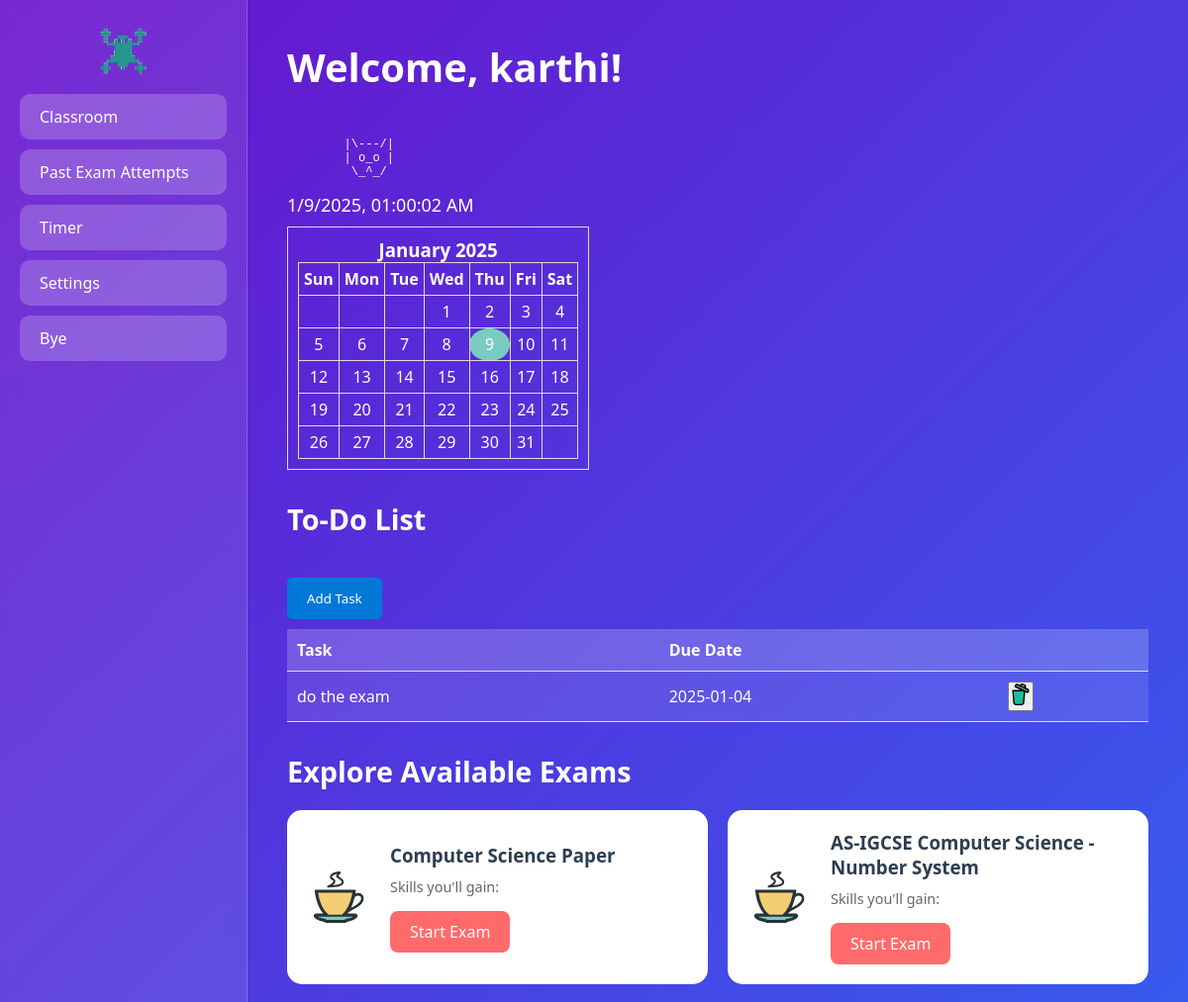
Before: /user_home (signed in, upper part) with the older database file.
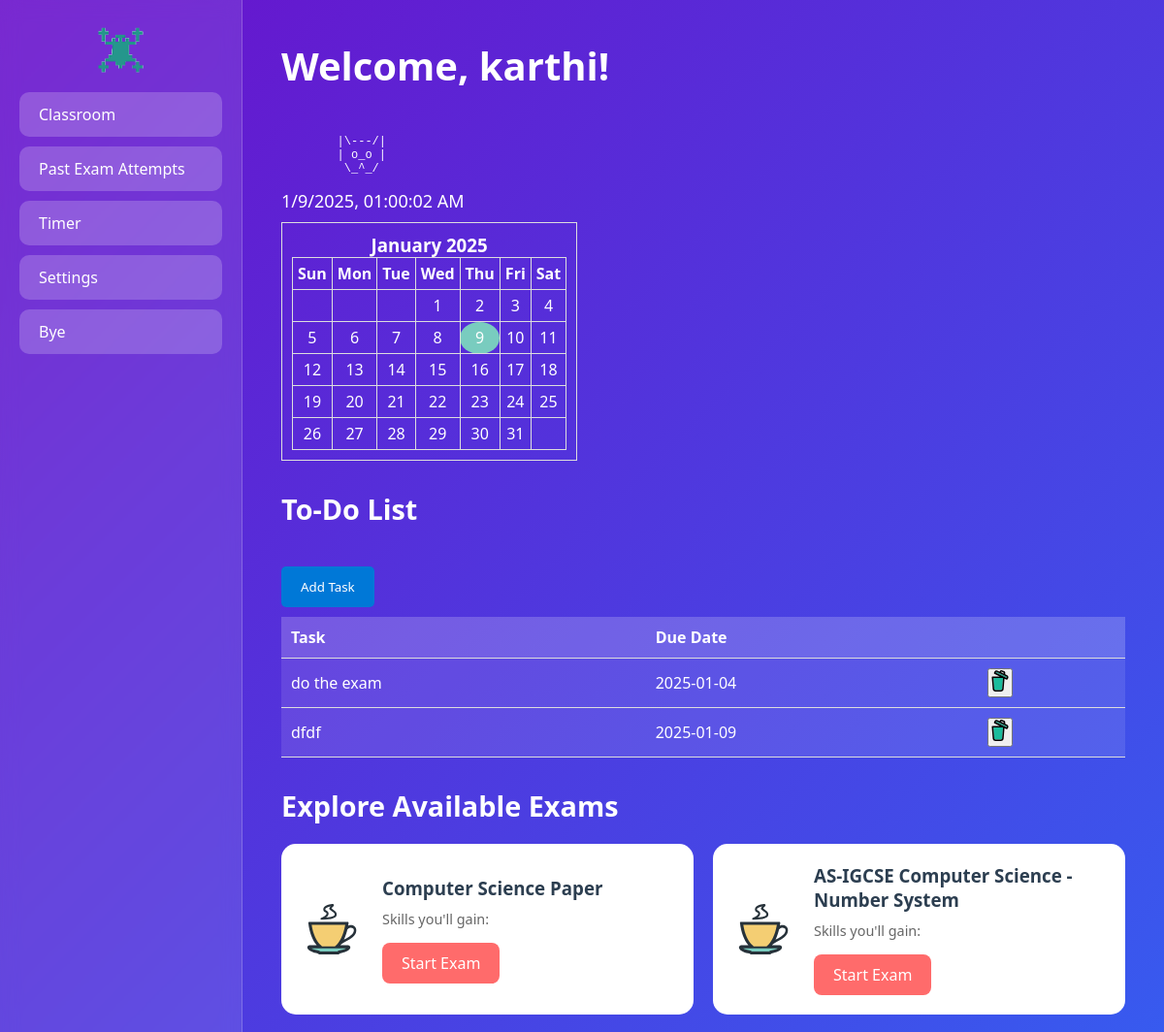
After: the same page with the newer database file.
### app.py (models this page shows)
class ToDo(db.Model):
    id = db.Column(db.Integer, primary_key=True)
    task = db.Column(db.String(200), nullable=False)
    date = db.Column(db.Date, nullable=False)
    user_id = db.Column(db.Integer, db.ForeignKey('user.id'), nullable=False)

class Exam(db.Model):
    __tablename__ = 'exam'
    id = db.Column(db.Integer, primary_key=True)
    title = db.Column(db.String(100), nullable=False)
    questions = db.relationship('Question', backref='exam', lazy=True)

### app.py (the view)
@app.route("/user_home")
@login_required
def user_home():
    attempts = ExamAttempt.query.filter_by(user_id=current_user.id).order_by(ExamAttempt.attempt_date.desc()).all()
    todos = ToDo.query.filter_by(user_id=current_user.id).order_by(ToDo.date.asc()).all()
    print(todos)
    user_class = current_user.student_class
    print(user_class)
    exams = db.session.query(Exam).join(ExamMapping).filter(ExamMapping.class_name == user_class).all()
    learnings = db.session.query(Learning).join(LearningsMapping).filter(LearningsMapping.class_name == user_class).all()
    return render_template("user_home.html", exams=exams, attempts=attempts, learnings=learnings, todos=todos)

### app.py (called while the page is built)
@login_manager.user_loader
def load_user(user_id):
    return User.query.get(int(user_id))

### templates/user_home.html (shortened to what this page needs)
<!DOCTYPE html>
<html lang="en">
<head>
</head>
<body>
    <div class="sidebar">
    <center> <img src="static/logo.png" alt="Backbench Logo" ></center>
            <a href="{{ url_for('user_home') }}" class="sidebar-button">Classroom</a>
            <a href="{{ url_for('attempts') }}" class="sidebar-button">Past Exam Attempts</a>
            <a href="{{ url_for('countdown') }}" class="sidebar-button">Timer</a>
            <a href="{{ url_for('settings') }}" class="sidebar-button">Settings</a>
        <a href="{{ url_for('logout') }}" class="sidebar-button">Bye</a>
    </div>
    <div class="content">
        <h1>Welcome, {{ current_user.username }}!</h1>
               <div class="cat-container">
            <pre id="ascii-cat"></pre>
        </div>
        <div class="widget-container">
                <div id="current-time"></div>
                <div id="calendar"></div>
        </div>
   <h2>To-Do List</h2>
        <div class="todo-container">
        <button class="add-task-btn" onclick="openModal()">Add Task</button>
            <table  class="todo-table">
        <thead>
            <tr>
                <th>Task</th>
                <th>Due Date</th>
                <th></th>
            </tr>
        </thead>
        <tbody id="todoList">
            {% for todo in todos %}
            <tr>
                <td>{{ todo.task }}</td>
                <td>{{ todo.date }}</td>
                <td>
                    <form method="POST" action="/delete_todo/{{ todo.id }}" style="display: inline;">
                        <button type="submit" >
                              </button>
                    </form>
                </td>
            </tr>
            {% endfor %}
        </tbody>
    </table>
        </div>
        <h2>Explore Available Exams</h2>
        <div class="exam-catalog">
            {% for exam in exams %}
            <div class="exam-card">
                <div class="exam-info">
                    <h3>{{ exam.title }}</h3>
                    <p>Skills you'll gain: {{ exam.skills }}</p>
                    <a href="{{ url_for('exam', exam_id=exam.id, question_number=1) }}" class="exam-link">Start Exam</a>
                </div>
            </div>
            {% endfor %}
        </div>
    </div>
</body>
</html>

Changed rows visible on the page:
added ToDo: task "dfdf", date "2025-01-09"
